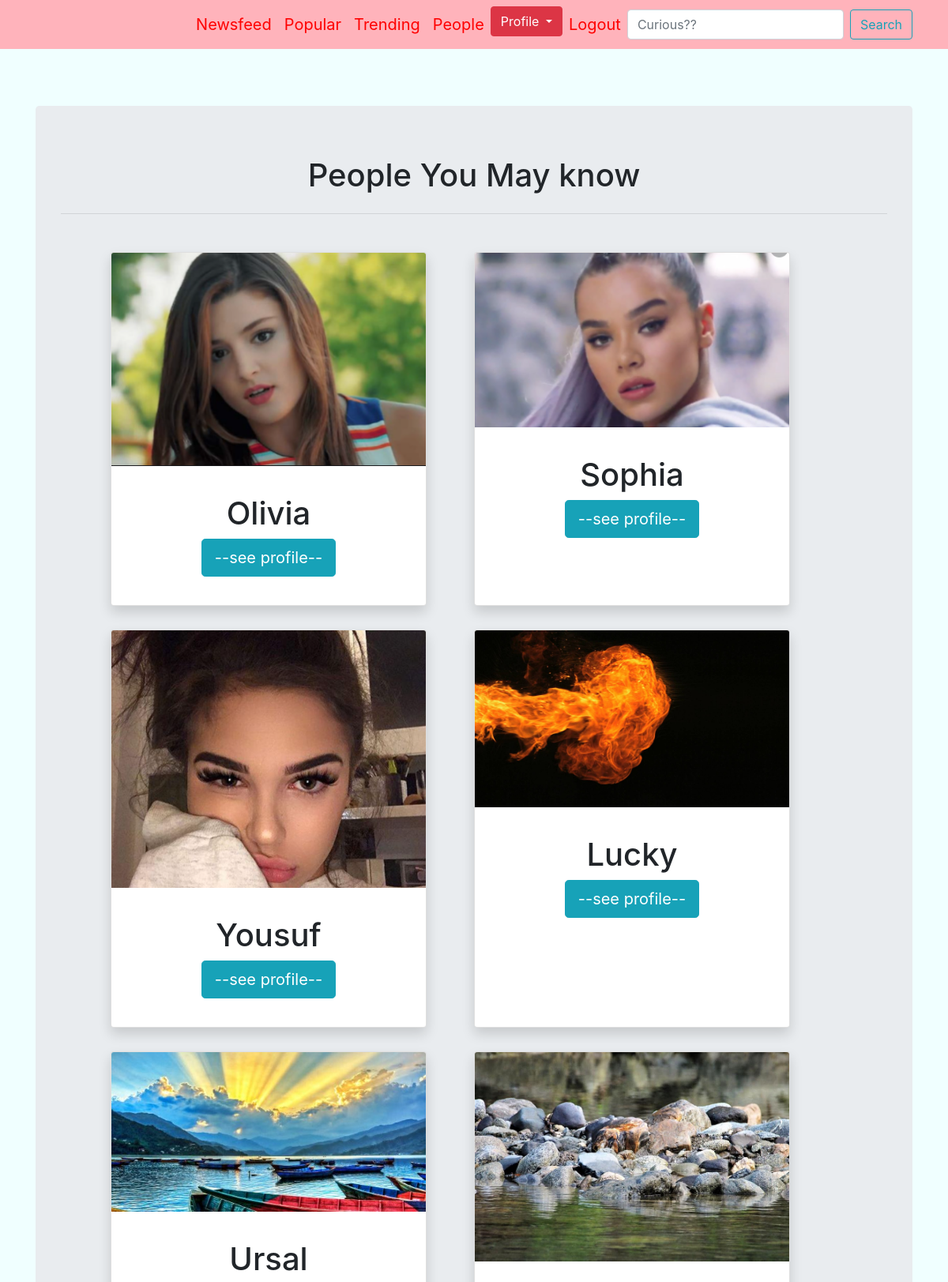
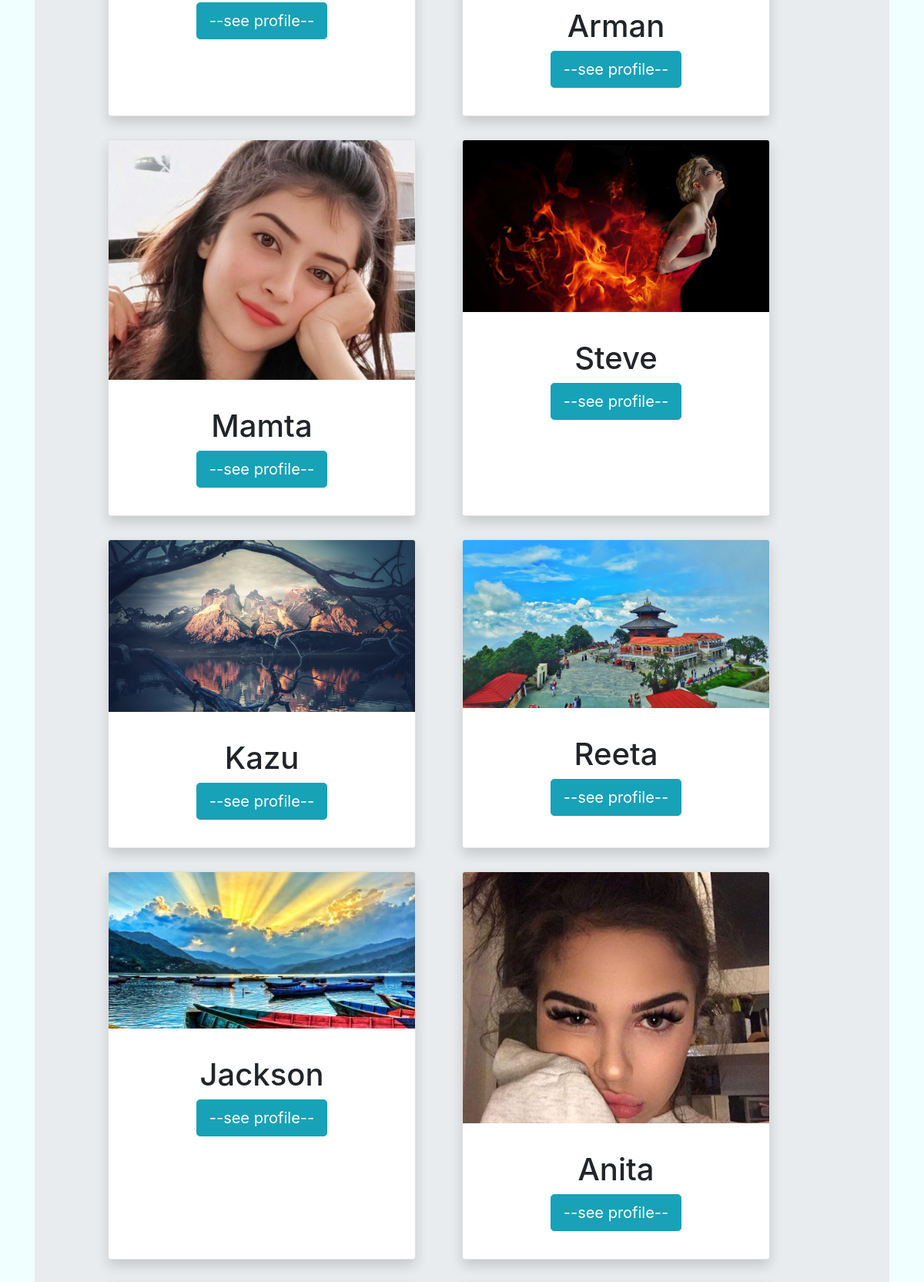
Screenshot of /mayknow/ (signed in, upper part) with the database file from the repository (2 pictures, top to bottom).
### User/models.py (models this page shows, shortened)
class Profile(models.Model):
    user = models.OneToOneField(User,on_delete=models.CASCADE)
    following = models.ManyToManyField(User,related_name='following',blank = True)
    bio = models.TextField(default='no bio submitted..')
    photo = models.ImageField(upload_to= 'Profile_pic',null = True, blank = True)
    updated = models.DateTimeField(auto_now=True)
    created = models.DateTimeField(auto_now_add=True)
    def __str__(self):
        return str(self.user.username)
    class Meta:
        ordering = ('-created',)

### Blog/views.py (the view)
# urls.py: path('mayknow/', views.ProfileListView.as_view(), name='mayknow'),
@method_decorator(login_required, name='dispatch')
class ProfileListView(ListView):
    model = Profile
    template_name = 'Blog/personYouMayKnow.html'
    context_object_name = 'profiles'
    def get_queryset(self):
        return Profile.objects.all().exclude(user=self.request.user)

### Blog/templates/Blog/personYouMayKnow.html
{% extends 'Blog/base.html' %}
{% load static %}
{% block content %}
<div class="container">
  <div class="jumbotron">
    <div style='text-align:center'>
      <h1>People You May know</h1>
    </div>
    <hr class="my-4">
    <br>
     <div class='row justify-content-center'>
      {% for profile in profiles %}
    <div class="card shadow" style="width: 25rem; margin-bottom: 30px; margin-right: 60px;">
      <img class="card-img-top" {% if profile.photo %} src="{{profile.photo.url}}" {% else %} src="{% static 'images/defaultprofile.PNG' %}" {% endif %}>
      <div class="card-body text-center">
        <p class="card-text">
        <h1>{{profile}} </h1>
        <a href="{% url 'profile-detail' profile.pk %}" class="btn btn-info btn-lg" href="#" role="button">
          --see profile--</a>
        </p>
      </div>
    </div>
    {% endfor %}
    </div>
  </div>
</div>
{% endblock %}

### Blog/templates/Blog/base.html (shortened to what this page needs)
{% load static %}
<!doctype html>
<html lang="en">
<head>
  <link rel="stylesheet" href="https://stackpath.bootstrapcdn.com/bootstrap/4.5.2/css/bootstrap.min.css">
  <link rel="stylesheet" href="https://cdnjs.cloudflare.com/ajax/libs/font-awesome/4.7.0/css/font-awesome.min.css">
</head>
<body>
  <nav class="navbar navbar-expand-lg navbar- static-top" style='background-color:#ffb3bb'>
    <div class="container">
      <div class="collapse navbar-collapse" id="navbarResponsive">
        <ul class="navbar-nav ml-auto">
          {% if request.user.is_authenticated %}
          <li>
            <a href="{% url 'newsfeed' %}" class="nav-link text-left" style="font-size:20px;color:red">Newsfeed</a>
          </li>
          <li><a href="{% url 'popular' %}" class="nav-link text-left" style="font-size:20px;color:red">Popular</a>
          </li>
          <li>
            <a href="{% url 'trending' %}" class="nav-link text-left" style="font-size:20px;color:red">Trending</a>
          </li>
          <li>
            <a href="{% url 'mayknow' %}" class="nav-link text-left" style="font-size:20px;color:red">People</a>
          </li>
          <li>
            <div class="btn-group">
              <button type="button" class="btn btn-danger dropdown-toggle" data-toggle="dropdown" aria-haspopup="true" aria-expanded="false">
                Profile
              </button>
            </div>
          </li>
          <li><a href="{% url 'logout' %}" class="nav-link text-left" style="font-size:20px;color:red">Logout</a></li>
          {% else %}
          <li><a href="{% url 'signup' %}" class="nav-link text-left" style="font-size:20px;color:red">Signup</a></li>
          <li>
            <a href="{% url 'login' %}" class="nav-link text-left" style="font-size:20px;color:red">Login</a>
          </li>
          {% endif %}
        </ul>
      </div>
      <form action="{% url 'search' %}" class="form-inline my-2 my-lg-0" method = 'get'>
        <input class="form-control mr-sm-2" type="search" name ="find" placeholder="Curious??" aria-label="Search">
        <button class="btn btn-outline-info my-2 my-sm-0" type="submit">Search</button>
      </form>
    </div>
  </nav>
  <div class="" style="background-color:#F0FFFF">
    <br><br><br>
    {% block content%}
    {% endblock %}
  </div>
</body>
</html>

### rows the page displays
Profile: photo (picture), user.username "Olivia"
Profile: photo (picture), user.username "Sophia"
Profile: photo (picture), user.username "Yousuf"
Profile: photo (picture), user.username "Lucky"
Profile: photo (picture), user.username "Ursal"
Profile: photo (picture), user.username "Arman"
Profile: photo (picture), user.username "Mamta"
Profile: photo (picture), user.username "Steve"
Profile: photo (picture), user.username "Kazu"
Profile: photo (picture), user.username "Reeta"
Profile: photo (picture), user.username "Jackson"
Profile: photo (picture), user.username "Anita"
